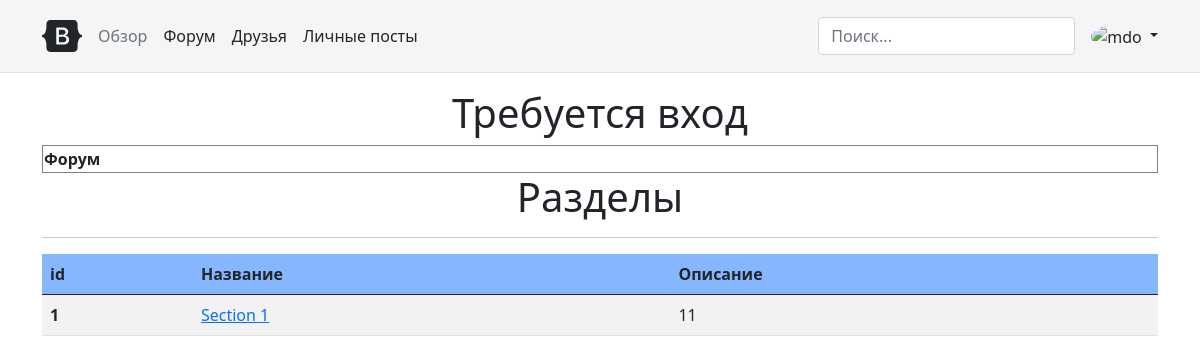
/sections, run on an earlier commit of the app's database.
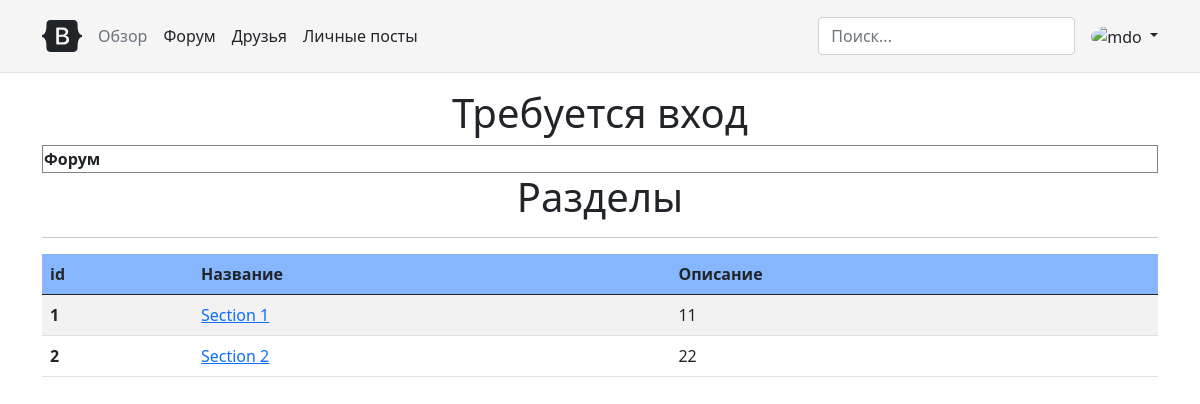
And on a later commit of the database.
### data/section.py (models this page shows, shortened)
class Section(SqlAlchemyBase, UserMixin):
    __tablename__ = 'sections'  # Подключение к таблице 'users' базы данных
    id = sqlalchemy.Column(sqlalchemy.Integer, primary_key=True, autoincrement=True)
    name = sqlalchemy.Column(sqlalchemy.String)
    description = sqlalchemy.Column(sqlalchemy.String)
    deleted = sqlalchemy.Column(sqlalchemy.Boolean, nullable=True)

### app.py (the view)
@app.route('/sections')
def sections():  # Возвращает админу список пользователей
    db_sess = db_session.create_session()
    sections = db_sess.query(Section).order_by(Section.id.asc())  # Присвоение переменной таблицы БД
    return render_template('sections.html', sections=sections)

### data/db_session.py (called while the page is built)
def create_session() -> Session:
    global __factory
    return __factory()

### templates/sections.html (shortened to what this page needs)
{% extends "index.html" %}
{% block content %}
    <table border="1" width="100%">
        <th>
            Форум
        </th>
    </table>
    <table class="table table-striped">
      <thead>
      <h1 align="center">Разделы</h1>
      </thead>
      <hr color="red">
      <thead>
          <th scope="col">id</th>
          <th scope="col">Название</th>
          <th scope="col">Описание</th>
      </thead>
      <tbody>
      {% for section in sections %}
        <tr>
          <th scope="row">{{ section.id }}</th>
          <td><a href="{{ url_for('topics', section_id=section.id) }}">{{ section.name }}</a></td>
          <td>{{ section.description }}</td>
        </tr>
      {% endfor %}
      </tbody>
    </table>
{% endblock %}

What changed in the data, as far as the page shows it:
added Section: id "2", name "Section 2", description "22"
